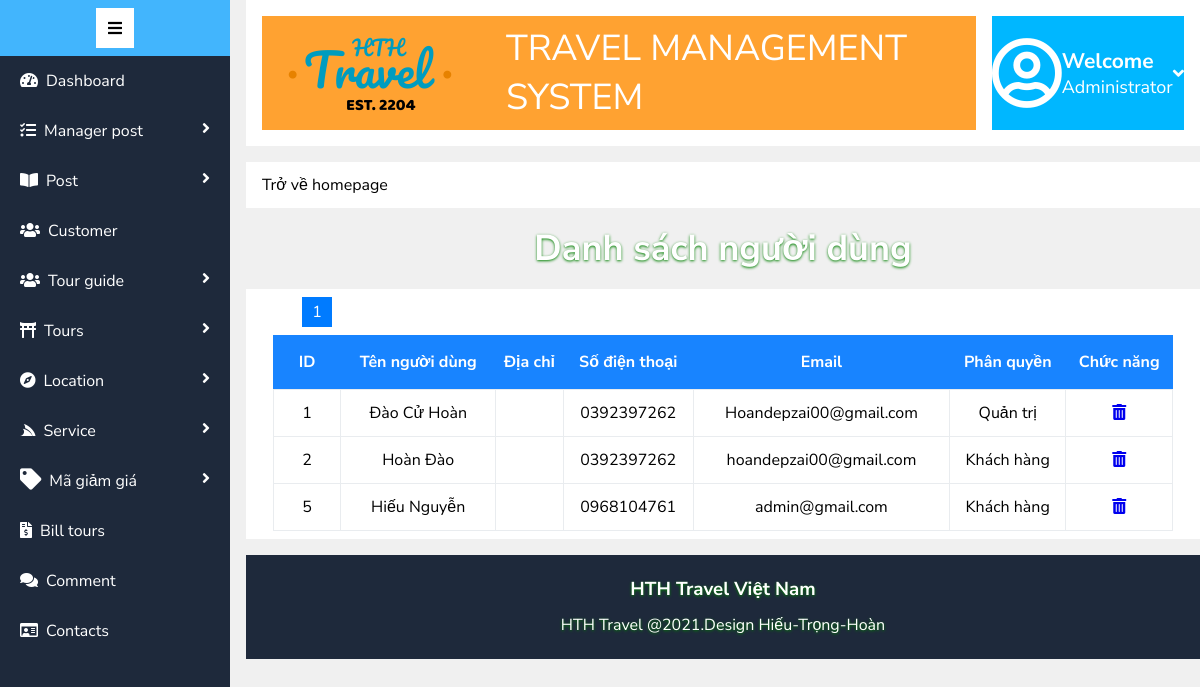
Screenshot of /admin/customer/list_customer.php with the database file from the repository.
### tables this page shows
CREATE TABLE `customer` (
  `id_customer` int(11) NOT NULL COMMENT 'mã người dùng',
  `name_customer` varchar(255) NOT NULL COMMENT 'tên người dùng',
  `cmt_customer` varchar(20) NOT NULL COMMENT 'số cmt người dùng',
  `phone_customer` varchar(12) NOT NULL COMMENT 'sdt người dùng',
  `email_customer` varchar(255) NOT NULL COMMENT 'email người dùng',
  `password` varchar(50) NOT NULL COMMENT 'mật khẩu người dùng',
  `classify_customer` tinyint(1) NOT NULL DEFAULT 0 COMMENT 'phân quyền người dùng'
);

### admin/customer/list_customer.php (the view, shortened to what this page needs)
<!DOCTYPE html>
<html lang="en">
<head>
    <link rel="stylesheet" href="/duan1/asset/fonts/fontawesome-free-5.15.3-web/css/all.min.css">
    <link rel="stylesheet" href="/duan1/asset/css/css_admin/main.css">
</head>
<body>
    <div class="container">
        <div class="row">
            <div class="left">
                <?php require_once './../sidebar.php'; ?>
            </div>
            <div class="right">
                <?php require_once './../header.php'; ?>
                <div class="right-heading">
                    <h2>Danh sách người dùng</h2>
                </div>
                <div class="right_body">
                <table class="table">
                        <thead class="thead">
                            <tr>
                                <th>ID</th>
                                <th>Tên người dùng</th>
                                <th>Địa chỉ</th>
                                <th>Số điện thoại</th>
                                <th>Email</th>
                                <th>Phân quyền</th>
                                <th>Chức năng</th>
                            </tr>
                        </thead>
                        <tbody class="tbody">
                        <?php
                            require_once './../connect_list.php';
                            $results_per_page = 5;
                            $query = "select *from customer";
                            $result = mysqli_query($conn, $query);
                            $number_of_result = mysqli_num_rows($result);
                            $number_of_page = ceil($number_of_result / $results_per_page);
                            if (!isset($_GET['page'])) {
                                $page = 1;
                            } else {
                                $page = $_GET['page'];
                            }
                            $page_first_result = ($page - 1) * $results_per_page;
                            $query = "SELECT *FROM customer LIMIT " . $page_first_result . ',' . $results_per_page;
                            $result = mysqli_query($conn, $query);
                            while ($row = mysqli_fetch_array($result)) { ?>
                                <tr>
                                    <td><?= $row['id_customer'] ?></td>
                                    <td><?= $row['name_customer'] ?></td>
                                    <td><?= $row['address_customer'] ?></td>
                                    <td><?= $row['phone_customer'] ?></td>
                                    <td><?= $row['email_customer'] ?> </td>
                                    <td><?php if ($row['classify_customer'] == 0) {
                                        echo 'Khách hàng';
                                    }else {
                                        echo 'Quản trị';
                                    }?></td>
                                    <td>
                                        <a href="./delete.php?id_customer=<?= $row['id_customer'] ?>"><i class="fas fa-trash-alt"></i></a>
                                    </td>
                                </tr>
                            <?php } ?>
                            <div style="width: 100%; padding: 0px 40px;">
                                <?php for ($page = 1; $page <= $number_of_page; $page++) {
                                    echo '<a style="text-decoration: none;
                                    width: 30px;
                                    text-align: center;
                                    line-height: 30px;
                                    display: inline-block;
                                    margin: 0px 8px;
                                    background-color: #007bff;
                                    color: white;" href = "list_customer.php?page=' . $page . '">' . $page . ' </a>';
                                }
                                ?>
                            </div>
                    </table>
                </div>
                <?php require_once './../footer.php'; ?>
            </div>
        </div>
    </div>
</body>
</html>

### asset/css/css_admin/main.css (style rules this page uses)
* { margin: 0; padding: 0; }
.container { width: 100%; height: auto; margin: 0; padding: 0; background-color: rgb(240, 240, 240); }
.row { width: 100%; position: relative; display: flex; column-gap: 16px; }
.left { width: 230px; position: fixed; z-index: 10; top: 0; left: 0; bottom: 0; background-color: #1e293b; }
.right { width: calc(100% - 230px - 16px); min-height: 760px; display: flex; flex-direction: column; row-gap: 16px; position: relative; margin-left: 246px; }
.right-heading { color: white; text-align: center; font-size: 24px; text-shadow: 0px 1px 3px green; }
.right_body { width: 100%; padding: 8px; background-color: white; display: flex; flex-wrap: wrap; column-gap: 16px; box-sizing: border-box; }
.table { width: 96%; margin: 0 auto; margin-top: 8px; }
.thead { background-color: grey; }
th { padding: 16px 0px; background-color: rgb(24, 132, 255); color: white; }
.tbody { background-color: antiquewhite; text-align: center; }
td { padding: 12px 0px; min-width: 50px; }
td { border: 1px solid #e9ecef; }
table { border-collapse: collapse; width: 100%; }
table tr:nth-child(odd) { background-color: #fff; }
table tr:nth-child(even) { background-color: white; }

### admin/sidebar.php (style rules this page uses)
body { font-family: 'Nunito Sans', sans-serif; }

### admin/header.php (style rules this page uses)
body { font-family: 'Nunito Sans', sans-serif; }

### rows the page displays
customer: id_customer "1", name_customer "Đào Cử Hoàn", phone_customer "0392397262", email_customer "Hoandepzai00@gmail.com", classify_customer "Quản trị"
customer: id_customer "2", name_customer "Hoàn Đào", phone_customer "0392397262", email_customer "hoandepzai00@gmail.com", classify_customer "Khách hàng"
customer: id_customer "5", name_customer "Hiếu Nguyễn", phone_customer "0968104761", email_customer "admin@gmail.com", classify_customer "Khách hàng"
